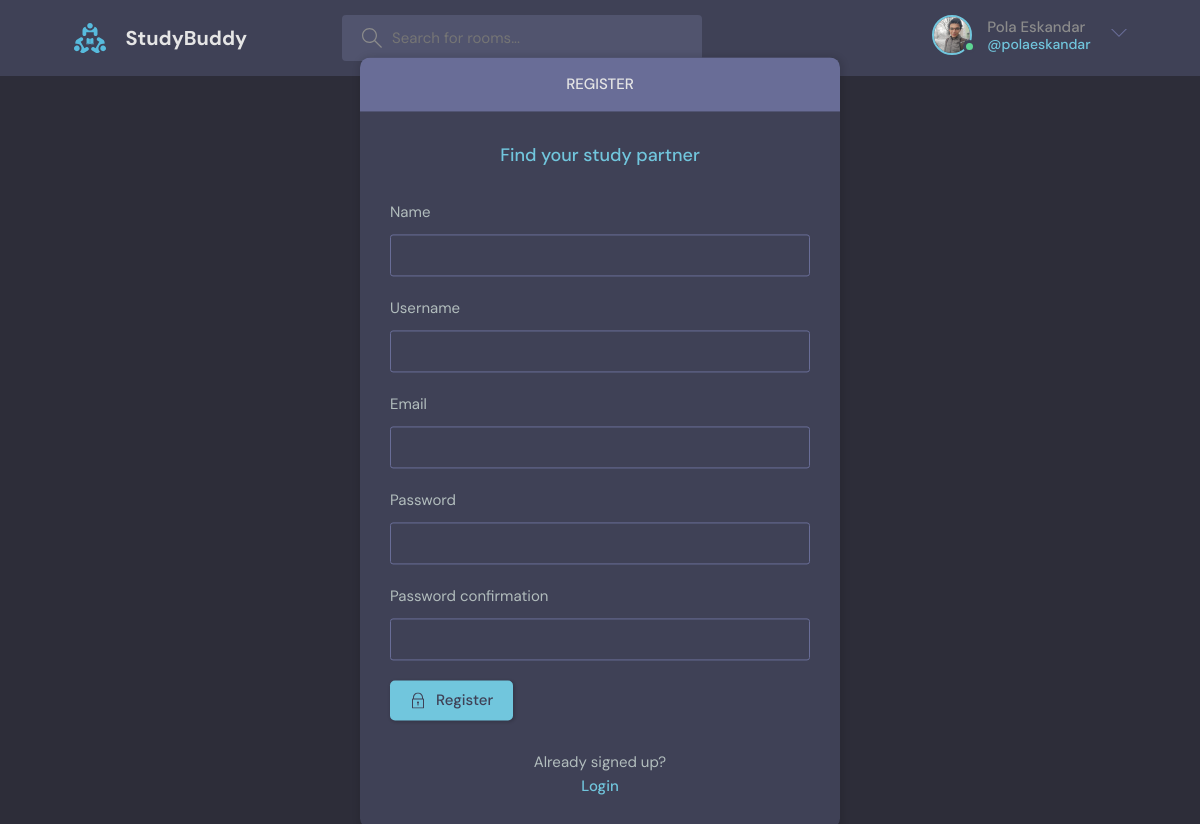
Page /register/ (signed in) on the committed database.
### base/models.py (models this page shows)
class User(AbstractUser):
    name = models.CharField(max_length=200, null=True)
    email = models.EmailField(unique=True, null=True)
    bio = models.TextField(null=True)
    avatar = models.ImageField(null=True, default="avatar.svg")
    USERNAME_FIELD = "email"
    REQUIRED_FIELDS = []

### base/views.py (the view, shortened to what this page needs)
# urls.py: path("register/", views.registerPage, name="register"),
def registerPage(request):
    context = {"form": MyUserCreationForm}
    return render(request, "base/login_register.html", context)

### base/templates/base/login_register.html (shortened to what this page needs)
{% extends 'main.html' %} {% block content %}
<main class="auth layout">
  {% if page == 'login' %}
  <div class="container">
    <div class="layout__box">
      <div class="layout__boxHeader">
        <div class="layout__boxTitle">
          <h3>Login</h3>
        </div>
      </div>
      <div class="layout__body">
        <h2 class="auth__tagline">Find your study partner</h2>
        <form class="form" method="POST">
          {% csrf_token %}
          <div class="form__group form__group">
            <label for="room_name">Email</label>
            <input
              id="email"
              name="email"
              type="text"
              placeholder="e.g. test@email.com"
            />
          </div>
          <div class="form__group">
            <label for="password">Password</label>
            <input
              id="password"
              name="password"
              type="password"
              placeholder="&bull;&bull;&bull;&bull;&bull;&bull;&bull;&bull;"
            />
          </div>
          <button class="btn btn--main" type="submit">
            <svg
              version="1.1"
              xmlns="http://www.w3.org/2000/svg"
              width="32"
              height="32"
              viewBox="0 0 32 32"
            >
              <title>lock</title>
              <path
                d="M27 12h-1v-2c0-5.514-4.486-10-10-10s-10 4.486-10 10v2h-1c-0.553 0-1 0.447-1 1v18c0 0.553 0.447 1 1 1h22c0.553 0 1-0.447 1-1v-18c0-0.553-0.447-1-1-1zM8 10c0-4.411 3.589-8 8-8s8 3.589 8 8v2h-16v-2zM26 30h-20v-16h20v16z"
              ></path>
              <path
                d="M15 21.694v4.306h2v-4.306c0.587-0.348 1-0.961 1-1.694 0-1.105-0.895-2-2-2s-2 0.895-2 2c0 0.732 0.413 1.345 1 1.694z"
              ></path>
            </svg>
            Login
          </button>
        </form>
        <div class="auth__action">
          <p>Haven't signed up yet?</p>
          <a href="{% url 'register' %}" class="btn btn--link">Sign Up</a>
        </div>
      </div>
    </div>
  </div>
  {% else %}
  <div class="container">
    <div class="layout__box">
      <div class="layout__boxHeader">
        <div class="layout__boxTitle">
          <h3>Register</h3>
        </div>
      </div>
      <div class="layout__body">
        <h2 class="auth__tagline">Find your study partner</h2>
        <form class="form" method="POST">
          {% csrf_token %} {% for field in form %}
          <div class="form__group">
            <label for="password">{{ field.label }}</label>
            {{ field }}
          </div>
          {% endfor %}
          <button class="btn btn--main" type="submit">
            Register
          </button>
        </form>
        <div class="auth__action">
          <p>Already signed up?</p>
          <a href="{% url 'login' %}" class="btn btn--link">Login</a>
        </div>
      </div>
    </div>
  </div>
  {% endif %}
</main>
{% endblock %}

### templates/navbar.html (shortened to what this page needs)
{% load static %}
<header class="header header--loggedIn">
  <div class="container">
    <a href="{% url 'home' %}" class="header__logo">
      <img src="{% static 'img/logo.svg' %}" />
      <h1>StudyBuddy</h1>
    </a>
    <form class="header__search" method="GET" action="{% url 'home' %}">
      <label>
        <input
          name="q"
          value="{{ request.GET.q }}"
          placeholder="Search for rooms..."
        />
      </label>
    </form>
    <nav class="header__menu">
      {% if request.user.is_authenticated %}
      <div class="header__user">
        <a href="{% url 'profile' request.user.id %}">
          <div class="avatar avatar--medium active">
            <img src="{{ request.user.avatar.url }}" />
          </div>
          <p>
            {{ request.user.name }}<span>@{{ request.user.username }}</span>
          </p>
        </a>
        <button class="dropdown-button">
          <svg
            version="1.1"
            xmlns="http://www.w3.org/2000/svg"
            width="32"
            height="32"
            viewBox="0 0 32 32"
          >
            <title>chevron-down</title>
            <path d="M16 21l-13-13h-3l16 16 16-16h-3l-13 13z"></path>
          </svg>
        </button>
      </div>
      {% else %}
      <a href="{% url 'login' %}">
        <img src="{% static 'img/avatar.svg' %}" />
        <p>Login</p>
      </a>
      {% endif %}
    </nav>
  </div>
</header>

### rows in the picture
User: user.avatar (picture), user.name "Pola Eskandar", user.username "polaeskandar"

### other values in the picture
{{ field.label }} "Name" "Username" "Email" "Password" "Password confirmation"
